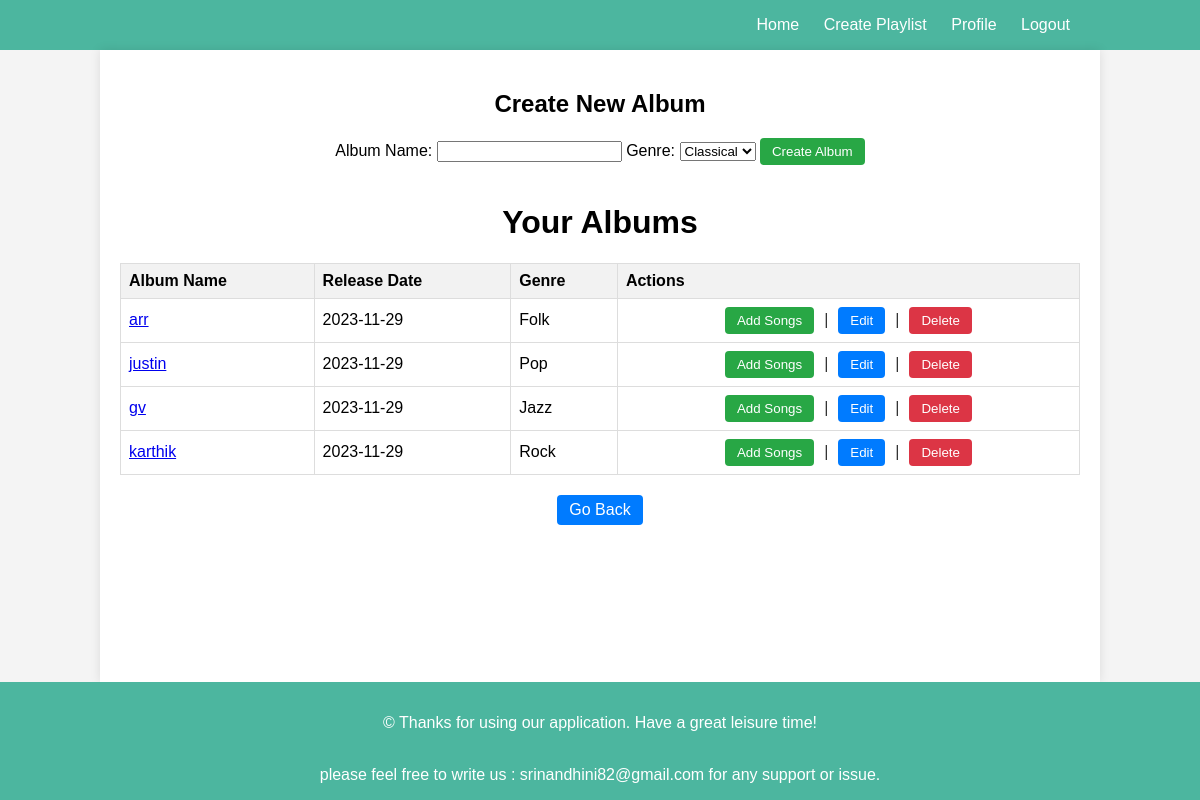
The app's page /creator_dashboard/upload_song (signed in) with its own data.
### models.py (models this page shows)
class Album(db.Model):
    id = db.Column(db.Integer, primary_key=True)
    name = db.Column(db.String(100), nullable=False)
    release_date = db.Column(db.Date,default=date.today)
    genre_id = db.Column(db.Integer, db.ForeignKey('genre.id'), nullable=False)
    user_id = db.Column(db.Integer, db.ForeignKey('user.id'), nullable=False)
    songs = db.relationship('Song', backref='album', lazy='dynamic')

class Genre(db.Model):
    id = db.Column(db.Integer, primary_key=True)
    name = db.Column(db.String(100), nullable=False, unique=True)
    albums = db.relationship('Album', backref='genre', lazy='dynamic')

### app.py (the view, shortened to what this page needs)
@app.route('/creator_dashboard/upload_song', methods=['GET', 'POST'])
@login_required
def upload_song():
    genres = Genre.query.all()
    user_albums = Album.query.filter_by(user_id=current_user.id).all()
    return render_template('upload_song.html', genres=genres, user_albums=user_albums)

### app.py (called while the page is built)
@login_manager.user_loader
def load_user(user_id):
    if user_id is not None:
        return User.query.get(int(user_id))
    return None

### templates/upload_song.html (shortened to what this page needs)
<!DOCTYPE html>
<html lang="en">
<head>
</head>
<body>
    <header>
        <nav>
            <div class="containers">
                <a href="{{ url_for('user_dashboard') }}">Home</a>
                <a href="{{ url_for('create_playlist') }}">Create Playlist</a>
                <a href="{{ url_for('profile') }}">Profile</a>
                <a href="{{ url_for('logout') }}">Logout</a>
            </div>
        </nav>
    </header>
    <main>
        <h2>Create New Album</h2>
        <form method="POST" action="{{ url_for('upload_song') }}">
            <label for="albumName">Album Name:</label>
            <input type="text" id="albumName" name="album_name" required>
            <label for="genre">Genre:</label>
            <select id="genre" name="genre_id" required>
                {% for genre in genres %}
                    <option value="{{ genre.id }}">{{ genre.name }}</option>
                {% endfor %}
            </select>
            <input type="submit" value="Create Album" class="btn btn-success">
        </form><br>
        <h1>Your Albums</h1>
        {% if user_albums %}
            <table>
                <thead>
                    <tr>
                        <th>Album Name</th>
                        <th>Release Date</th>
                        <th>Genre</th>
                        <th>Actions</th>
                    </tr>
                </thead>
                <tbody>
                    {% for album in user_albums %}
                        <tr>
                            <td><a href="{{ url_for('album_songs', album_id=album.id) }}">{{ album.name }}</a></td>
                            <td>{{ album.release_date.strftime('%Y-%m-%d') }}</td>
                            <td>{{ album.genre.name }}</td>
                            <td>
                                <div class="action-buttons">
                                    <form action="{{ url_for('add_song', album_id=album.id) }}" method="get">
                                        <button type="submit" class="btn btn-success">Add Songs</button>
                                    </form>
                                    <span>|</span>
                                    <form action="{{ url_for('edit_album', album_id=album.id) }}" method="get">
                                        <button type="submit" class="btn">Edit</button>
                                    </form>
                                    <span>|</span>
                                    <form action="{{ url_for('delete_album', album_id=album.id) }}" method="post" onsubmit="return confirm('Are you sure you want to delete this album?');">
                                        <button type="submit" class="btn btn-danger">Delete</button>
                                    </form>
                                </div>
                            </td>
                        </tr>
                    {% endfor %}
                </tbody>
            </table>
        {% else %}
            <p>You have not created any albums yet.</p>
        {% endif %}
        <a href="{{ url_for('creator_dashboard') }}" class="btn">Go Back</a>
    </main>
    <footer>
        <p>&copy; Thanks for using our application. Have a great leisure time!</p>
        <br>please feel free to write us : srinandhini82@gmail.com for any support or issue.
    </footer>
</body>
</html>

### templates/upload_song.html (style rules this page uses)
body { font-family: Arial, sans-serif; margin: 0; padding: 0; background-color: #f4f4f4; display: flex; flex-direction: column; min-height: 100vh; }
.container, main { width: 80%; margin: auto; text-align: center; }
nav a { color: white; text-decoration: none; padding: 0 10px; }
main { padding: 20px; background: white; box-shadow: 0 0 10px rgba(0, 0, 0, 0.1); flex: 1; }
table { width: 100%; border-collapse: collapse; margin-bottom: 20px; }
th, td { border: 1px solid #ddd; padding: 8px; text-align: left; }
th { background-color: #f2f2f2; }
footer { background-color: #4cb69f; color: white; text-align: center; padding: 10px 0; }
header, footer { background-color: #4cb69f; color: white; text-align: center; padding: 1em 0; }
.action-buttons { display: flex; justify-content: center; align-items: center; }
.action-buttons form { margin: 0 5px; }
.action-buttons span { margin: 0 5px; color: #333; }
.btn { background-color: #007bff; color: white; border: none; padding: 6px 12px; border-radius: 4px; cursor: pointer; text-decoration: none; display: inline-block; transition: background-color 0.3s ease; }
.btn-danger { background-color: #dc3545; }
.btn-success { background-color: #28a745; }
.containers { text-align: right; margin: auto; width: 80%; }

### records on screen
Album: name "arr", release_date "2023-11-29", genre.name "Folk"
Album: name "justin", release_date "2023-11-29", genre.name "Pop"
Album: name "gv", release_date "2023-11-29", genre.name "Jazz"
Album: name "karthik", release_date "2023-11-29", genre.name "Rock"

### other values on screen
form field genre_id "Classical"
